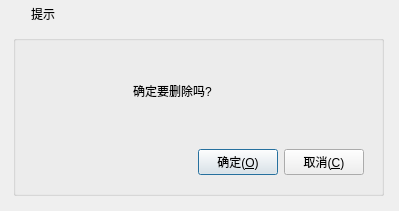
<?xml version="1.0" encoding="UTF-8"?>
<ui version="4.0">
 <class>frmMessageBox</class>
 <widget class="QDialog" name="frmMessageBox">
  <property name="geometry">
   <rect>
    <x>0</x>
    <y>0</y>
    <width>399</width>
    <height>211</height>
   </rect>
  </property>
  <property name="windowTitle">
   <string>提示</string>
  </property>
  <widget class="QWidget" name="widget_title" native="true">
   <property name="geometry">
    <rect>
     <x>0</x>
     <y>0</y>
     <width>401</width>
     <height>28</height>
    </rect>
   </property>
   <property name="sizePolicy">
    <sizepolicy hsizetype="Preferred" vsizetype="Fixed">
     <horstretch>0</horstretch>
     <verstretch>0</verstretch>
    </sizepolicy>
   </property>
   <property name="minimumSize">
    <size>
     <width>100</width>
     <height>28</height>
    </size>
   </property>
   <layout class="QHBoxLayout" name="horizontalLayout_2">
    <property name="spacing">
     <number>0</number>
    </property>
    <property name="leftMargin">
     <number>0</number>
    </property>
    <property name="topMargin">
     <number>0</number>
    </property>
    <property name="rightMargin">
     <number>0</number>
    </property>
    <property name="bottomMargin">
     <number>0</number>
    </property>
    <item>
     <widget class="QLabel" name="lab_Ico">
      <property name="sizePolicy">
       <sizepolicy hsizetype="Minimum" vsizetype="Preferred">
        <horstretch>0</horstretch>
        <verstretch>0</verstretch>
       </sizepolicy>
      </property>
      <property name="minimumSize">
       <size>
        <width>31</width>
        <height>0</height>
       </size>
      </property>
      <property name="text">
       <string/>
      </property>
      <property name="alignment">
       <set>Qt::AlignCenter</set>
      </property>
     </widget>
    </item>
    <item>
     <widget class="QLabel" name="lab_Title">
      <property name="sizePolicy">
       <sizepolicy hsizetype="Expanding" vsizetype="Preferred">
        <horstretch>0</horstretch>
        <verstretch>0</verstretch>
       </sizepolicy>
      </property>
      <property name="styleSheet">
       <string notr="true">font: 10pt &quot;微软雅黑&quot;;</string>
      </property>
      <property name="text">
       <string>提示</string>
      </property>
      <property name="alignment">
       <set>Qt::AlignLeading|Qt::AlignLeft|Qt::AlignVCenter</set>
      </property>
     </widget>
    </item>
    <item>
     <widget class="QWidget" name="widget_menu" native="true">
      <property name="sizePolicy">
       <sizepolicy hsizetype="Minimum" vsizetype="Preferred">
        <horstretch>0</horstretch>
        <verstretch>0</verstretch>
       </sizepolicy>
      </property>
      <layout class="QHBoxLayout" name="horizontalLayout">
       <property name="spacing">
        <number>0</number>
       </property>
       <property name="leftMargin">
        <number>0</number>
       </property>
       <property name="topMargin">
        <number>0</number>
       </property>
       <property name="rightMargin">
        <number>0</number>
       </property>
       <property name="bottomMargin">
        <number>0</number>
       </property>
       <item>
        <widget class="QPushButton" name="btnMenu_Close">
         <property name="sizePolicy">
          <sizepolicy hsizetype="Minimum" vsizetype="Expanding">
           <horstretch>0</horstretch>
           <verstretch>0</verstretch>
          </sizepolicy>
         </property>
         <property name="minimumSize">
          <size>
           <width>40</width>
           <height>0</height>
          </size>
         </property>
         <property name="cursor">
          <cursorShape>ArrowCursor</cursorShape>
         </property>
         <property name="focusPolicy">
          <enum>Qt::NoFocus</enum>
         </property>
         <property name="toolTip">
          <string>关闭</string>
         </property>
         <property name="text">
          <string/>
         </property>
         <property name="flat">
          <bool>true</bool>
         </property>
        </widget>
       </item>
      </layout>
     </widget>
    </item>
   </layout>
  </widget>
  <widget class="QWidget" name="widget_main" native="true">
   <property name="geometry">
    <rect>
     <x>8</x>
     <y>30</y>
     <width>381</width>
     <height>171</height>
    </rect>
   </property>
   <property name="styleSheet">
    <string notr="true">font: 11pt &quot;微软雅黑&quot;;</string>
   </property>
   <layout class="QVBoxLayout" name="verticalLayout_2">
    <property name="spacing">
     <number>5</number>
    </property>
    <property name="leftMargin">
     <number>5</number>
    </property>
    <property name="topMargin">
     <number>5</number>
    </property>
    <property name="rightMargin">
     <number>5</number>
    </property>
    <property name="bottomMargin">
     <number>5</number>
    </property>
    <item>
     <widget class="QGroupBox" name="groupBox">
      <property name="title">
       <string/>
      </property>
      <widget class="QLabel" name="labIcoMain">
       <property name="geometry">
        <rect>
         <x>40</x>
         <y>30</y>
         <width>55</width>
         <height>55</height>
        </rect>
       </property>
       <property name="styleSheet">
        <string notr="true">border-image: url(:/image/info.png);</string>
       </property>
       <property name="text">
        <string/>
       </property>
      </widget>
      <widget class="QLabel" name="labInfo">
       <property name="geometry">
        <rect>
         <x>120</x>
         <y>30</y>
         <width>211</width>
         <height>51</height>
        </rect>
       </property>
       <property name="text">
        <string>确定要删除吗?</string>
       </property>
       <property name="scaledContents">
        <bool>false</bool>
       </property>
       <property name="wordWrap">
        <bool>true</bool>
       </property>
      </widget>
      <widget class="QWidget" name="layoutWidget">
       <property name="geometry">
        <rect>
         <x>80</x>
         <y>110</y>
         <width>271</width>
         <height>34</height>
        </rect>
       </property>
       <layout class="QHBoxLayout" name="horizontalLayout_3">
        <item>
         <spacer name="horizontalSpacer">
          <property name="orientation">
           <enum>Qt::Horizontal</enum>
          </property>
          <property name="sizeHint" stdset="0">
           <size>
            <width>40</width>
            <height>20</height>
           </size>
          </property>
         </spacer>
        </item>
        <item>
         <widget class="QPushButton" name="btnOk">
          <property name="cursor">
           <cursorShape>PointingHandCursor</cursorShape>
          </property>
          <property name="focusPolicy">
           <enum>Qt::StrongFocus</enum>
          </property>
          <property name="styleSheet">
           <string notr="true"/>
          </property>
          <property name="text">
           <string>确定(&amp;O)</string>
          </property>
          <property name="icon">
           <iconset>
            <normaloff>:/image/update.png</normaloff>:/image/update.png</iconset>
          </property>
          <property name="iconSize">
           <size>
            <width>20</width>
            <height>20</height>
           </size>
          </property>
         </widget>
        </item>
        <item>
         <widget class="QPushButton" name="btnCancel">
          <property name="cursor">
           <cursorShape>PointingHandCursor</cursorShape>
          </property>
          <property name="focusPolicy">
           <enum>Qt::StrongFocus</enum>
          </property>
          <property name="styleSheet">
           <string notr="true"/>
          </property>
          <property name="text">
           <string>取消(&amp;C)</string>
          </property>
          <property name="icon">
           <iconset>
            <normaloff>:/image/close.png</normaloff>:/image/close.png</iconset>
          </property>
          <property name="iconSize">
           <size>
            <width>20</width>
            <height>20</height>
           </size>
          </property>
         </widget>
        </item>
       </layout>
      </widget>
     </widget>
    </item>
   </layout>
  </widget>
 </widget>
 <resources/>
 <connections/>
</ui>
